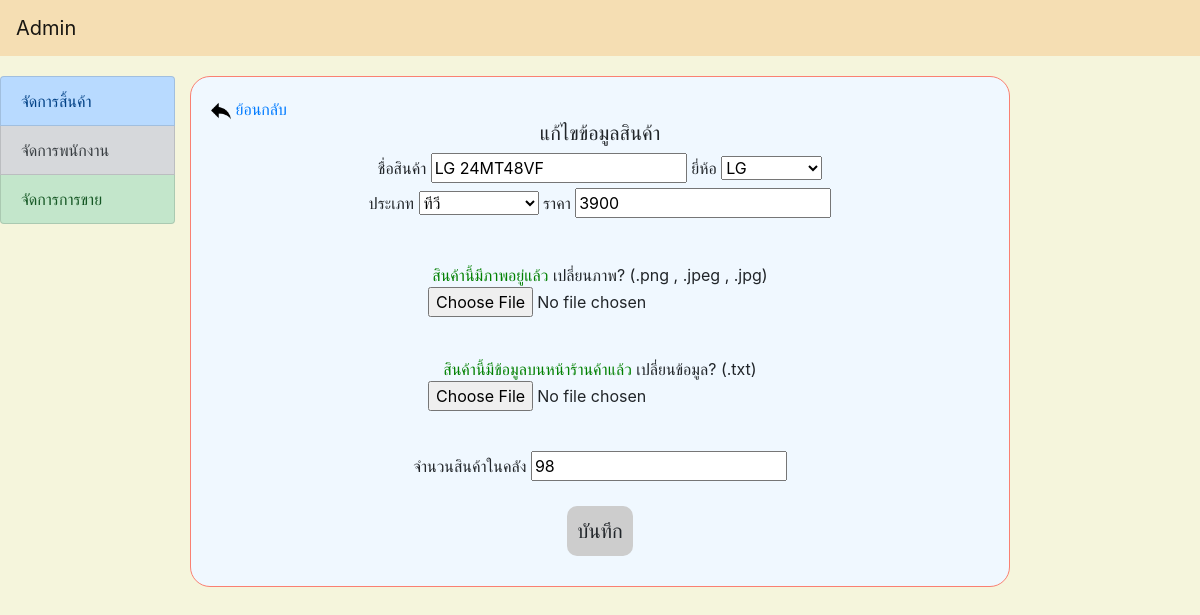
Page /_oldProject/admin/editproduct.php?id=3 on the committed database.
### tables this page shows
CREATE TABLE `product` (
  `productid` int(3) NOT NULL,
  `typeid` int(3) NOT NULL,
  `brandid` int(3) NOT NULL,
  `PDname` varchar(50) NOT NULL,
  `price` int(7) NOT NULL,
  `count` int(3) NOT NULL,
  `picture` varchar(255) NOT NULL,
  `info` varchar(8000) NOT NULL
);

### _oldProject/admin/editproduct.php (the view, shortened to what this page needs)
<?php include('conectDB.php');
$pdid = $_GET['id'];
$sql = "SELECT * FROM product WHERE productid=$pdid";
$result = mysqli_query($conect, $sql);
$row = mysqli_fetch_array($result);
?>
<!DOCTYPE html>
<html lang="en">
<head>
    <link rel="stylesheet" href="bootstrap.min.css">
    <link rel="stylesheet" href="stly.css">
</head>
<body>
    <header>
        <nav class="navbar navbar-expand-lg navbar-light" style="background-color: wheat;">
            <a class="navbar-brand" href="#">Admin</a>
        </nav>
    </header>
    <div class="" style="margin: 0px">
        <div class="row" style="margin-top: 20px;">
            <div class="col-md-2">
                <div class="list-group">
                    <a href="index.php?product=1" class="list-group-item list-group-item-action list-group-item-primary">จัดการสิ้นค้า</a>
                    <a href="index.php?employee=1" class="list-group-item list-group-item-action list-group-item-secondary">จัดการพนักงาน</a>
                    <a href="index.php?order=1" class="list-group-item list-group-item-action list-group-item-success">จัดการการขาย</a>
                </div>
            </div>
            <div class="col-md-8" id="bordersalmonproduct">
                <div style="margin: 20px 0px 0px 20px;">
                    <a href="index.php?product=1"><img src="img/back.png" style="height: auto; width: 20px;"> ย้อนกลับ</a>
                </div>
                <form method="post" action="saveEdit_product.php?id=<?php echo $pdid?>" enctype="multipart/form-data">
                    <div style="text-align: center;">
                        <h5>แก้ไขข้อมูลสินค้า</h5>
                        <div class="groupinput">
                            <label for="name">ชื่อสินค้า</label>
                            <input class="txtinput" type="text" name="name" maxlength="40" value="<?php echo $row['PDname'] ?>" required>
                            <label for="brand">ยี่ห้อ</label>
                            <select name="brand">
                                <option value="1" id="b1">LG</option>
                            </select>
                        </div>
                        <div class="groupinput">
                            <label for="type">ประเภท</label>
                            <select name="type">
                                <option value="7" id="t7">ทีวี</option>
                            </select>
                            <label for="price">ราคา</label>
                            <input class="txtinput" type="number" min="0" name="price" value="<?php echo $row['price'] ?>" required>
                        </div>
                        <div class="inputfile">
                            <?php if (is_null($row['picture']) || $row['picture'] == "") : ?>
                                <a style="color: orangered;">สินค้านี้ยังไม่มีภาพ</a>
                                <a>เพิ่มภาพ? (.png , .jpeg , .jpg)</a>
                            <?php else : ?>
                                <a style="color: green;">สินค้านี้มีภาพอยู่แล้ว</a>
                                <a>เปลี่ยนภาพ? (.png , .jpeg , .jpg)</a>
                            <?php endif ?>
                            <input type="file" name="img" accept=".png,.jpg,.jpeg,">
                        </div>
                        <div class="inputfile">
                            <?php if (is_null($row['info']) || $row['info'] == "") : ?>
                                <a style="color: orangered;">สินค้านี้ยังไม่มีข้อมูลบนหน้าร้านค้า</a>
                                <a>เพิ่มข้อมูล? (.txt)</a>
                            <?php else : ?>
                                <a style="color: green;">สินค้านี้มีข้อมูลบนหน้าร้านค้าแล้ว</a>
                                <a>เปลี่ยนข้อมูล? (.txt)</a>
                            <?php endif ?>
                            <input type="file" name="txt" accept=".txt">
                        </div>
                        <div class="groupinput">
                            <label for="count">จำนวนสินค้าในคลัง</label>
                            <input class="txtinput" type="number" min="0" name="count" value="<?php echo $row['count'] ?>" required>
                        </div>
                    </div>
                    <div style="text-align: center;">
                        <button class="btn" type="submit" name="submit">บันทึก</button>
                    </div>
                </form>
            </div>
        </div>
    </div>
</body>
</html>

### _oldProject/admin/stly.css (style rules this page uses)
body { background: beige; }
.btn { margin: 20px 0px 0px 0px; padding: 10px; font-size: 20px; background:#CDCDCD; border: none; border-radius: 10px 10px 10px 10px; }
#bordersalmonproduct { border: salmon 1px solid; border-radius: 20px; background-color: aliceblue; padding: 0px 0px 30px 0px; }
.inputfile { margin: 40px auto; width: 50%; }

### rows in the picture
product: name "LG 24MT48VF", price "3900", count "98"
